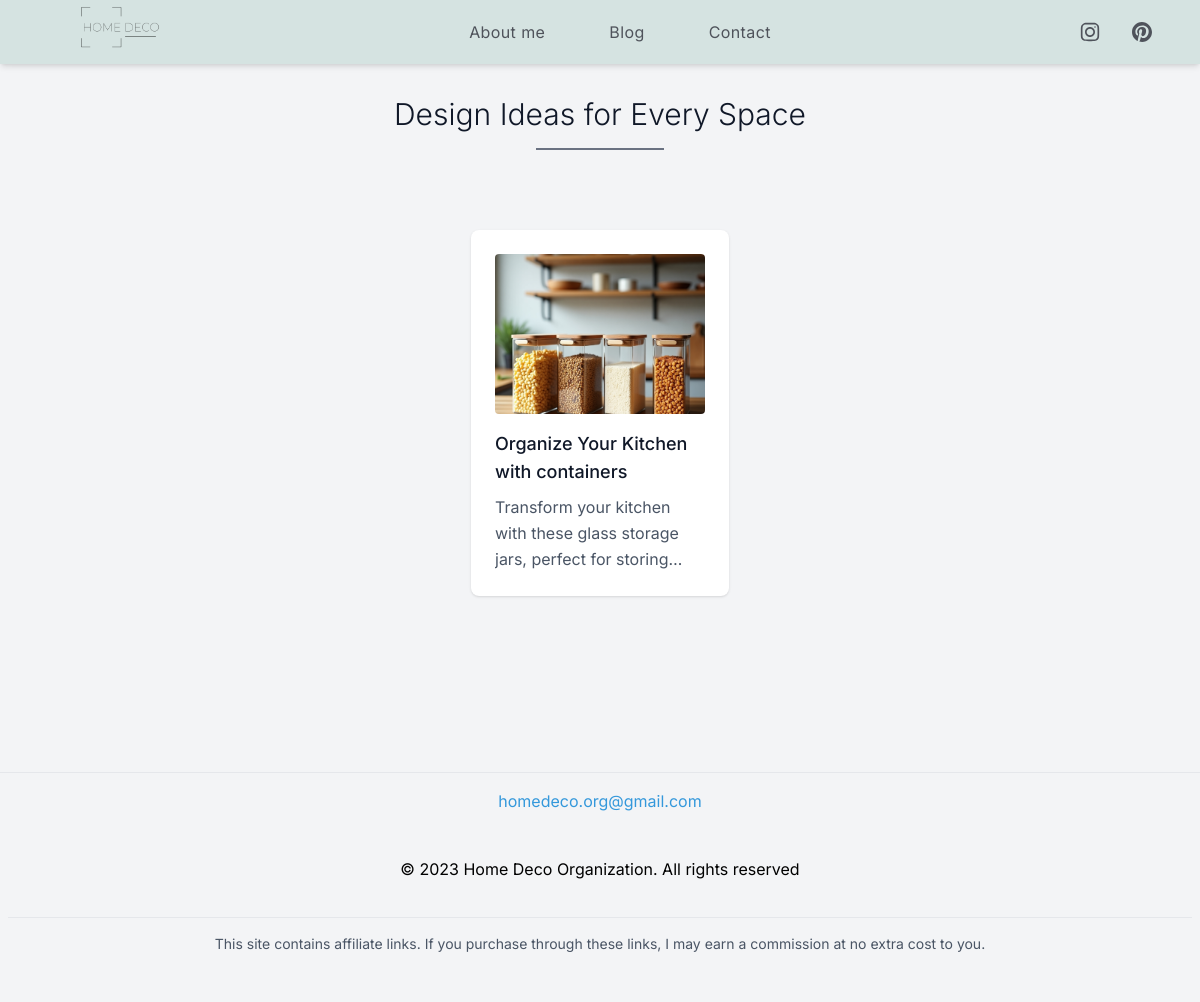
Page /blog/kitchen on the earlier database version.
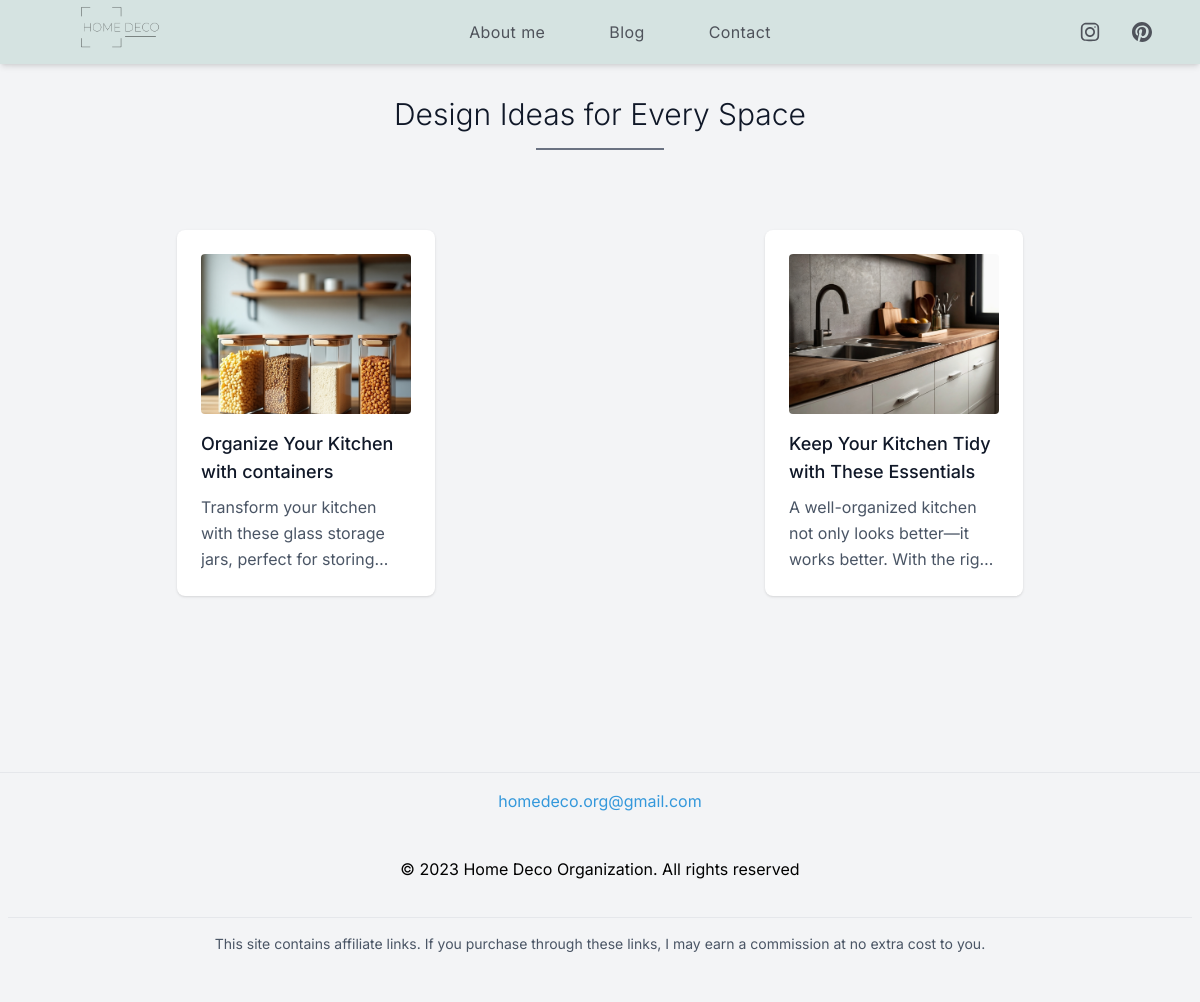
Same page on the later database version.
### models.py (models this page shows)
class Post(db.Model):
    id = db.Column(db.Integer, primary_key=True)
    title = db.Column(db.String(100), nullable=False)
    description = db.Column(db.Text, nullable=False)
    slug = db.Column(db.String(50), nullable=False)
    image1 = db.Column(db.String(200))
    alttitle1 = db.Column(db.String(100))
    image2 = db.Column(db.String(200))
    alttitle2 = db.Column(db.String(100))
    image3 = db.Column(db.String(200))
    alttitle3 = db.Column(db.String(100))
    link1 = db.Column(db.String(200))
    label1 = db.Column(db.String(100), nullable=False)
    link2 = db.Column(db.String(200))
    label2 = db.Column(db.String(100), nullable=False)
    link3 = db.Column(db.String(200))
    label3 = db.Column(db.String(100), nullable=False)
    link4 = db.Column(db.String(200))
    label4 = db.Column(db.String(100), nullable=False)
    frase1 = db.Column(db.String(200), nullable=False)
    frase2 = db.Column(db.String(200), nullable=True)

### app.py (the view)
@app.route('/blog/<slug>')
def posts_by_slug(slug):
            posts = Post.query.filter_by(slug=slug).all()
            return render_template('blog.html', posts=posts, slug=slug)

### templates/blog.html (shortened to what this page needs)
{% extends "layout.html" %}
{% block content %}
<section class="text-gray-600 body-font my-24 ">
  <div class="">
    <h1 class="text-3xl font-light title-font mb-4 text-gray-900 text-center">Design Ideas for Every Space</h1>
    <div class="w-32 h-0.5 bg-gray-500 mt-1 mx-auto"></div>
  </div>
  <div class="flex flex-row flex-wrap gap-4 px-5 py-4 md:py-16 mx-auto w-full">
    {% for post in posts %}
      <div class="p-4 md:w-1/4 w-full mx-auto">
        <a href="/post/{{ post.id }}" class="block bg-white p-6 rounded-lg shadow hover:shadow-xl transition">
          {% if post.image1 %}
            <img src="{{ post.image1 }}" alt="{{ post.alttitle1 }}" class="w-full h-40 object-cover rounded mb-4">
          {% endif %}
          <h2 class="text-lg text-gray-900 font-medium title-font mb-2">{{ post.title }}</h2>
          <p class="text-gray-600 line-clamp-3 leading-relaxed text-base">{{ post.description }}</p>
        </a>
      </div>
    {% else %}
      <div class="w-full text-center">
        <p class="text-gray-500">No posts to show right now. Fresh updates coming soon!</p>
      </div>
    {% endfor %}
  </div>
</section>
{% endblock %}

Differences in the rows shown:
added Post: image1 (picture), title "Keep Your Kitchen Tidy with These Essentials", description "A well-organized kitchen not only looks better—it works better. With the…"
